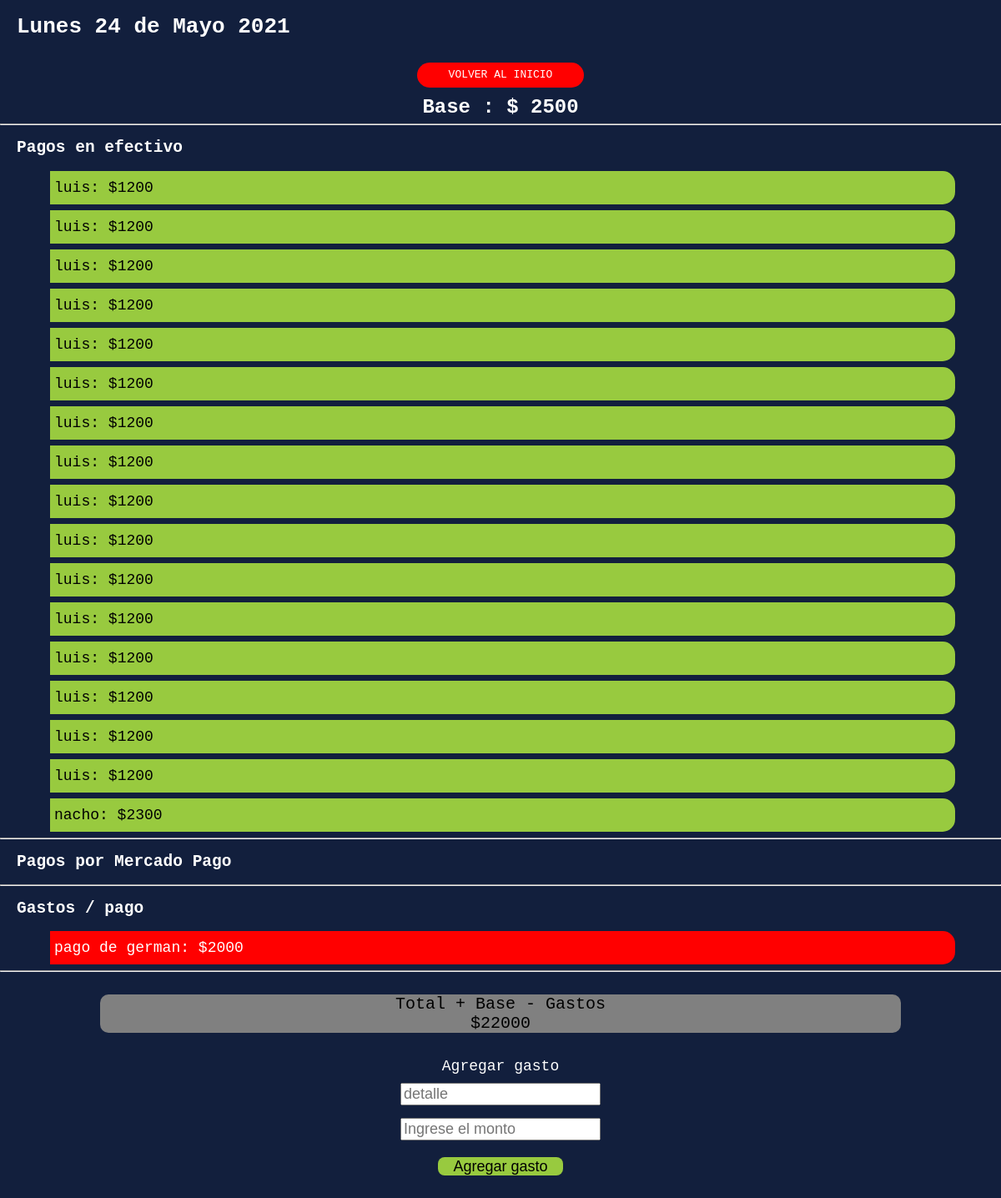
/views/informeDiario.php?idCobrador=2&fecha=Lunes 24 de Mayo 2021, run on the app's committed database.
### tables this page shows
CREATE TABLE `cobros` (
  `id` int(11) NOT NULL,
  `fecha` varchar(100) NOT NULL,
  `nombre` varchar(100) NOT NULL,
  `valorCuota` int(11) NOT NULL,
  `forma` varchar(100) NOT NULL,
  `id_cobrador` int(11) NOT NULL
);

CREATE TABLE `gastos` (
  `id` int(11) NOT NULL,
  `comentario` varchar(500) NOT NULL,
  `fecha` varchar(100) NOT NULL,
  `cobrador_id` int(11) NOT NULL,
  `monto` int(11) NOT NULL
);

### views/informeDiario.php (the view, shortened to what this page needs)
<!DOCTYPE html>
<html lang="en">
<head>
    <link rel="stylesheet" href="../styles/style.css">
</head>
<body>
    <?php
    $fecha = $_GET['fecha'];
    $cobradorId = $_GET['idCobrador'];
    $baseDiaria = 0;
?>
    <h1 style="color:white; margin-left:20px;"><?php echo $fecha ?></h1>
    <div class="informe">
        <a style="background-color: red;" href="../index.php">VOLVER AL INICIO</a>
    </div>
    <?php
        include_once "../controllers/conexion.php";
        $queryDia = "SELECT base FROM bases WHERE cobrador_id='$cobradorId' and fecha='$fecha';";
        $resDia = mysqli_query($conexion, $queryDia);
        $rowDia = mysqli_fetch_assoc($resDia);
        if($rowDia['base']){
            $baseDiaria=$rowDia['base'];
            ?>
            <div style="display:flex; justify-content:center; align-items:center">
                <h2 style="margin:0; font-size:24px; color:white">Base : $ <?php echo $rowDia['base'] ?></h2>
            </div>
        <?php } ?>
    <hr>
    <h2 style="color:white; margin-left:20px">Pagos en efectivo</h2>
    <?php
    include_once "../controllers/conexion.php";
    $efectivo = 'efectivo';
    $total = $baseDiaria;
    $idCobrador = $_GET['idCobrador'];
    $query = "SELECT * FROM cobros WHERE id_cobrador='$idCobrador' and fecha='$fecha' and forma='$efectivo' ;";
    $res = mysqli_query($conexion, $query);
    while($row = mysqli_fetch_assoc($res)){
        $total = $total + $row['valorCuota'];
    ?>
    <p href="" class="informe-dia" style="padding-left: 5px; margin-bottom:7px !important;margin-top:7px !important;">
        <?php echo $row['nombre'] . ':  $'.$row['valorCuota'] ?>
    </p>
    <?php
    }
    ?>
    <hr>
    <h2 style="color:white; margin-left:20px">Pagos por Mercado Pago</h2>
    <hr>
    <h2 style="color:white; margin-left:20px">Gastos / pago</h2>
    <?php
    include_once "../controllers/conexion.php";
    $idCobrador = $_GET['idCobrador'];
    $queryMp = "SELECT * FROM gastos WHERE cobrador_id='$idCobrador' and fecha='$fecha';";
    $resMp = mysqli_query($conexion, $queryMp);
    while($rowMp = mysqli_fetch_assoc($resMp))
    {
    ?>
    <p href="" class="informe-dia" style="padding-left: 5px; margin-bottom:7px !important;margin-top:7px !important;color:white;background-color:red;">
        <?php echo $rowMp['comentario'] . ':  $'.$rowMp['monto'] ?>
    </p>
    <?php
    $total = $total - $rowMp['monto'];
    }
    ?>
    <hr>
    <div style="width:100%; display:flex; justify-content:center; align-items:center; flex-direction:column;">
        <div style="width:80%; background-color:gray; color:black; text-align:center; font-size:20px; border-radius:10px; margin-top:20px">
            <p style="margin:0">Total + Base - Gastos</p>
            <p style="margin:0">$<?php echo $total ?></p>
        </div>
    </div>
    <form method="POST" class="new-comentarios" action="../controllers/agregarGasto.php">
        <label for="" style="margin-top:30px;">Agregar gasto</label>
        <input type="text" name="comentario" style="font-size:18px" placeholder="detalle">
        <br>
        <input type="number" name="monto" style="font-size:18px" placeholder="Ingrese el monto">
        <button onclick="return ConfirmaBorrarComentario()" class="boton-comentario" type="submit" style="margin-top:20px;">
            Agregar gasto
        </button>
    </form>
</body>
</html>

### styles/style.css (style rules this page uses)
body { margin: 0; padding: 0; font-family: monospace; background-color: #121f3d; }
a { text-decoration: none !important; display: flex; justify-content: center; align-items: center; }
label { color: white; }
.new-comentarios { display: flex; justify-content: center; align-items: center; flex-direction: column; }
.new-comentarios label { font-size: 18px !important; margin-top: 40px; margin-bottom: 10px; }
.boton-comentario { width: 150px; line-height: 20px; font-size: 18px; margin-top: 10px; margin-bottom: 50px; border: none; border-radius: 8px; background-color: #98ca3f; }
.informe { display: flex; justify-content: center; align-items: center; width: 100%; }
.informe a { line-height: 30px; width: 200px; background-color: rgb(0, 0, 255); color: white; border-radius: 20px; margin-top: 10px; margin-bottom: 10px; }
.informe-dia { background-color: #98ca3f; line-height: 40px; font-size: 18px; color: black; width: 90%; margin-left: 5%; border-bottom-right-radius:15px; border-top-right-radius:15px; margin-bottom: 15px; }

### data on the page
cobros: nombre "luis", valorCuota "1200"
cobros: nombre "luis", valorCuota "1200"
cobros: nombre "luis", valorCuota "1200"
cobros: nombre "luis", valorCuota "1200"
cobros: nombre "luis", valorCuota "1200"
cobros: nombre "luis", valorCuota "1200"
cobros: nombre "luis", valorCuota "1200"
cobros: nombre "luis", valorCuota "1200"
cobros: nombre "luis", valorCuota "1200"
cobros: nombre "luis", valorCuota "1200"
cobros: nombre "luis", valorCuota "1200"
cobros: nombre "luis", valorCuota "1200"
cobros: nombre "luis", valorCuota "1200"
cobros: nombre "luis", valorCuota "1200"
cobros: nombre "luis", valorCuota "1200"
cobros: nombre "luis", valorCuota "1200"
cobros: nombre "nacho", valorCuota "2300"
gastos: comentario "pago de german", monto "2000"

### other printed values
$fecha "Lunes 24 de Mayo 2021"
$rowDia['base'] "2500"
$total "22000"
